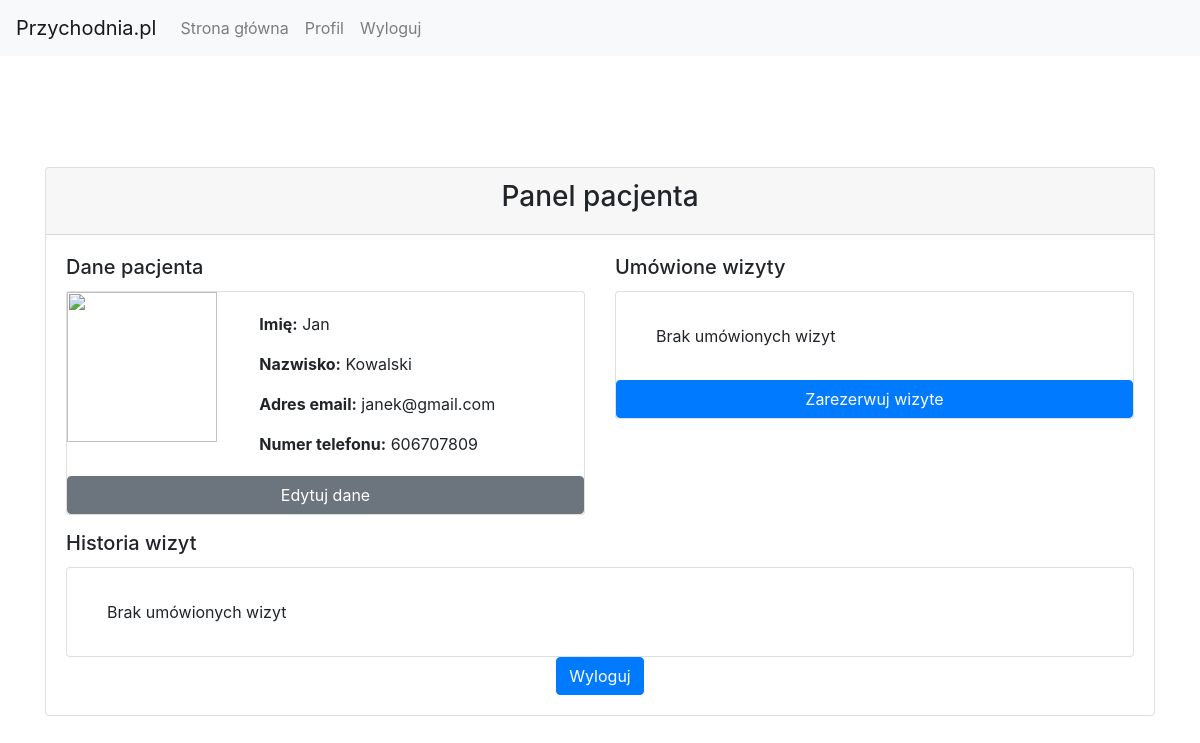
The page /profile (signed in) on the database as committed earlier.
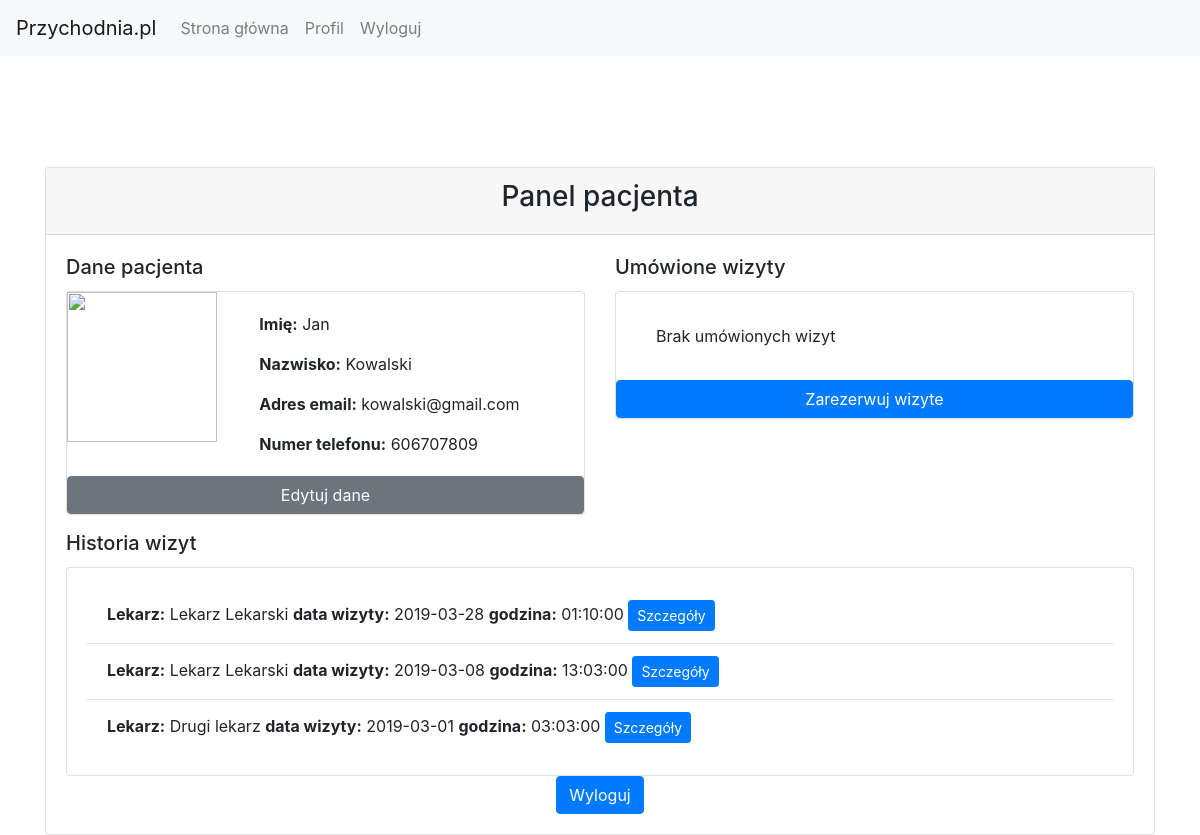
The same page on the database as committed later.
### flaskproject/models.py (models this page shows, shortened)
class User(db.Model, UserMixin):
	id = db.Column(db.Integer, primary_key=True)
	name = db.Column(db.String(25), nullable=False)
	surname = db.Column(db.String(35), nullable=False)
	email = db.Column(db.String(120), unique=True, nullable=False)
	password = db.Column(db.String(60), nullable=False)
	phoneNumber = db.Column(db.Integer, nullable=False)

class Visit(db.Model):
	id = db.Column(db.Integer, primary_key=True, nullable=False, unique=True)
	bookerId = db.Column(db.Integer, db.ForeignKey('user.id'))
	doctorId = db.Column(db.Integer, db.ForeignKey('doctor.id'))
	date = db.Column(db.String(20), nullable=False)
	startTime = db.Column(db.String(20), nullable=False)

class Doctor(db.Model):
	id = db.Column(db.Integer, primary_key=True, nullable=False, unique=True)
	name = db.Column(db.String(25), nullable=False)
	surname = db.Column(db.String(35), nullable=False)
	email = db.Column(db.String(120), unique=True, nullable=False)
	password = db.Column(db.String(60), nullable=False)
	phoneNumber = db.Column(db.Integer, nullable=False)

### flaskproject/routes.py (the view)
@app.route("/profile", methods=["GET", "POST"])
@login_required
def account():
	date = datetime.now().strftime("%Y-%m-%d")
	bookedVisits = Visit.query.filter(Visit.bookerId==current_user.id, Visit.date > date).all()
	visitsHistory = Visit.query.filter(Visit.bookerId==current_user.id, Visit.date < date).all()
	doctor = Doctor.query.filter(Doctor.id==Visit.doctorId).all()
	return render_template('profile.html', title='Profil użytkownika', bookedVisits=bookedVisits, visitsHistory=visitsHistory, doctor=doctor)

### flaskproject/models.py (called while the page is built)
@login_manager.user_loader
def load_user(user_id):
    return User.query.get(int(user_id))

### flaskproject/templates/profile.html (shortened to what this page needs)
{% extends "layout.html" %}
{% block content %}
	<div class="row" id="test">
		<div class="col-md-12">
			<div class="card">
				<div class="card-header">
					<center><h3>Panel pacjenta</h3></center>
				</div>
				<div class="card-body">
					<div class="row">
						<div class="col-lg-6 col-sm-12">
							<h5 class="card-title">Dane pacjenta</h5>
							<div class="card mb-3" style="max-width: 540px;">
								<div class="row no-gutters">
									<div class="col-md-4">
										<img src="https://www.kwsme.com/wp-content/uploads/2016/06/login-user-icon.png" class="img" width="150px" height="150px">
									</div>
									<div class="col-md-8">
										<div class="card-body">
											<p class="card-text"><b>Imię:</b> {{ current_user.name }}</p>
											<p class="card-text"><b>Nazwisko:</b> {{ current_user.surname }}</p>
											<p class="card-text"><b>Adres email:</b> {{ current_user.email }}</p>
											<p class="card-text"><b>Numer telefonu:</b> {{ current_user.phoneNumber }}</p>
										</div>
									</div>
								</div>
								<a href="/edit_profile" class="btn btn-secondary">Edytuj dane</a>
							</div>
						</div>
						<div class="col-lg-6 col-sm-12">
							<h5 class="card-title">Umówione wizyty</h5>
							<div class="card">
								<div class="card-body">
									<ul class="list-group list-group-flush">
										{% if bookedVisits %}
											{%for element in bookedVisits%}
											<li class="list-group-item">
												<b>Lekarz:</b> {{ doctor[element.doctorId-1].name }} {{ doctor[element.doctorId-1].surname }}
												<b>data:</b> {{ element.date }}
												<b>godzina:</b> {{ element.startTime }}
											</li>
											{%endfor%}
										{% else %}
											<li class="list-group-item">Brak umówionych wizyt</li>
										{% endif %}
									</ul>
								</div>
								<a href="/book" class="btn btn-primary">Zarezerwuj wizyte</a>
							</div>
						</div>
					</div>
					<h5 class="card-title">Historia wizyt</h5>
					<div class="card">
						<div class="card-body">
							<ul class="list-group list-group-flush">
								{% if visitsHistory|length > 2 %}
									{%for element in range(0,3)%}
									<li class="list-group-item">
										<b>Lekarz:</b> {{ doctor[visitsHistory[element].doctorId-1].name }} {{ doctor[visitsHistory[element].doctorId-1].surname }}
										<b>data wizyty:</b> {{ visitsHistory[element].date }}
										<b>godzina:</b> {{ visitsHistory[element].startTime }}
										<button class="btn btn-primary btn-sm" type="submit">Szczegóły</button>
									</li>
									{%endfor%}
								{% endif %}
								{% if visitsHistory|length == 0 %}
									<li class="list-group-item">Brak umówionych wizyt</li>
								{% endif %}
							</ul>
						</div>
					</div>
					<center><a href="/logout" class="btn btn-primary">Wyloguj</a></center>
				</div>
			</div>
		</div>
	</div>
{% endblock content %}

### flaskproject/templates/layout.html (shortened to what this page needs)
<html>
  <head>
    <link rel="stylesheet" type="text/css" href="{{ url_for('static', filename='main.css') }}">
    <link rel="stylesheet" href="https://stackpath.bootstrapcdn.com/bootstrap/4.3.1/css/bootstrap.min.css">
   <link rel="stylesheet" href="//code.jquery.com/ui/1.11.4/themes/smoothness/jquery-ui.css">
<link rel="stylesheet" href="http://jonthornton.github.io/jquery-timepicker/jquery.timepicker.css">
  </head>
  <body>
    <nav class="navbar navbar-expand-lg navbar-light bg-light">
      <a class="navbar-brand" href="#">Przychodnia.pl</a>
      <div class="collapse navbar-collapse" id="navbarSupportedContent">
        <ul class="navbar-nav mr-auto">
          <li class="nav-item">
            <a class="nav-link" href="/">Strona główna</a>
          </li>
          {% if current_user.is_authenticated %}
            <li class="nav-item">
              <a class="nav-link" href="/profile">Profil</a>
            </li>
            <li class="nav-item">
              <a class="nav-link" href="/logout">Wyloguj</a>
            {% else %}
              <li class="nav-item">
                <a class="nav-link" href="/login">Logowanie</a>
              </li>
              <li class="nav-item">
                <a class="nav-link" href="/register">Rejestracja</a>
              {% endif %}
            </li>
          </ul>
        </div>
      </nav>
      <div class="container">
        <div class="row">
          <div class="col-md-12">
          {% block content %}
          {% endblock content %}
        </div>
      </div>
    </div>
  </body>
</html>

### flaskproject/static/main.css (style rules this page uses)
#test { margin-top: 10%; }

Rows that differ between the two databases and show on the page:
changed User "Jan": email "janek@gmail.com" → "kowalski@gmail.com"
now on this page (row edited): Visit: doctorId.name "Lekarz", doctorId.surname "Lekarski", date "2019-03-28", startTime "01:10:00"
now on this page (row edited): Visit: doctorId.name "Lekarz", doctorId.surname "Lekarski", date "2019-03-08", startTime "13:03:00"
now on this page (row edited): Visit: doctorId.name "Drugi", doctorId.surname "lekarz", date "2019-03-01", startTime "03:03:00"
Other text that changed with them:
new list line: "Lekarz: data wizyty: godzina: Szczegóły"
text no longer shown: "Brak umówionych wizyt"
